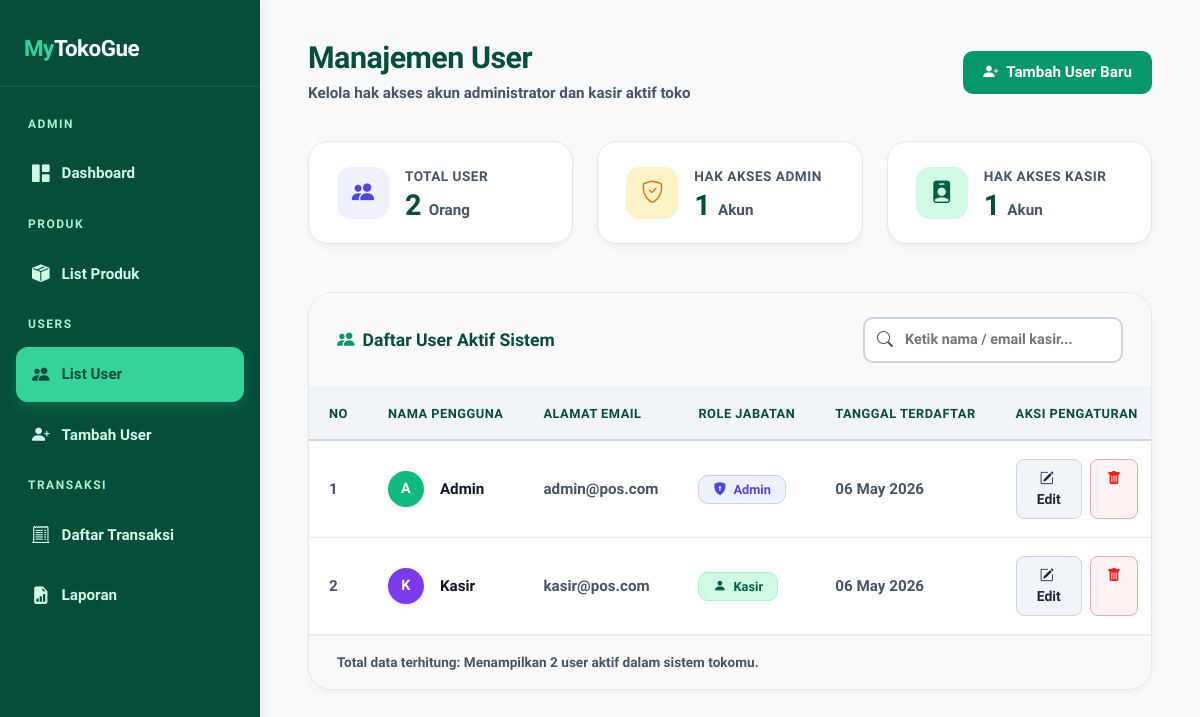
The app's page /app/Controllers/Admin/Users.php, older data.
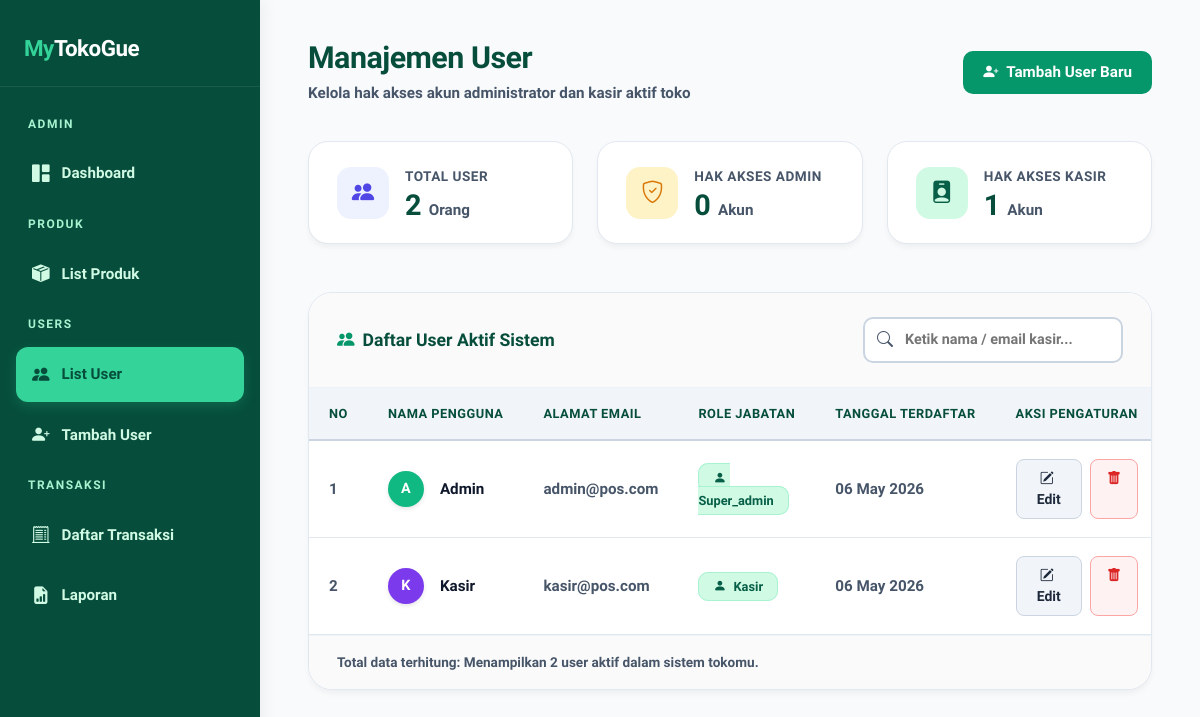
The same page, newer data.
### tables this page shows
CREATE TABLE IF NOT EXISTS users (
    id INT AUTO_INCREMENT PRIMARY KEY,
    name VARCHAR(100) NOT NULL,
    email VARCHAR(255) NOT NULL UNIQUE,
    password VARCHAR(255) NOT NULL,
    role ENUM('super_admin', 'admin', 'kasir') NOT NULL DEFAULT 'kasir',
    created_at TIMESTAMP DEFAULT CURRENT_TIMESTAMP,
    updated_at TIMESTAMP DEFAULT CURRENT_TIMESTAMP ON UPDATE CURRENT_TIMESTAMP,
    deleted_at DATETIME DEFAULT NULL
);

### app/Controllers/Admin/Users.php (the view, shortened to what the changed rows need)
<?php
$host    = 'localhost';
$dbname  = 'pos_db';
$username = 'root';
$password = '';
try {
    $pdo = new PDO("mysql:host=$host;dbname=$dbname;charset=utf8mb4", $username, $password, [
        PDO::ATTR_ERRMODE            => PDO::ERRMODE_EXCEPTION,
        PDO::ATTR_DEFAULT_FETCH_MODE => PDO::FETCH_ASSOC,
        PDO::ATTR_EMULATE_PREPARES   => false,
    ]);
} catch (PDOException $e) {
    die("Koneksi database gagal: " . $e->getMessage());
}
$stmt = $pdo->query("SELECT id, name, email, role, created_at FROM users WHERE deleted_at IS NULL ORDER BY created_at DESC");
$users = $stmt->fetchAll();
$totalAdmin = count(array_filter($users, fn($u) => $u['role'] === 'admin'));
?>
<!DOCTYPE html>
<html lang="id">
<head>
    <link href="https://cdn.jsdelivr.net/npm/bootstrap@5.3.0/dist/css/bootstrap.min.css" rel="stylesheet">
    <link href="https://cdn.jsdelivr.net/npm/bootstrap-icons@1.11.0/font/bootstrap-icons.css" rel="stylesheet">
</head>
<body>
<main class="main-content">
    <div class="topbar">
        <div>
            <h1>Manajemen User</h1>
        </div>
    </div>
    <div class="row g-4 mb-5">
        <div class="col-md-4">
            <div class="stat-card">
                <div>
                    <div class="stat-label">Hak Akses Admin</div>
                    <div class="stat-value"><?= $totalAdmin ?> <span style="font-size: 0.95rem; color: var(--text-muted); font-weight: 600;">Akun</span></div>
                </div>
            </div>
        </div>
    </div>
    <div class="card-table">
        <div class="table-responsive">
            <table class="table" id="userTable">
                <thead>
                    <tr>
                        <th style="width:60px;">No</th>
                        <th>Nama Pengguna</th>
                        <th>Alamat Email</th>
                        <th>Role Jabatan</th>
                        <th>Tanggal Terdaftar</th>
                        <th style="width:140px; text-align:center;">Aksi Pengaturan</th>
                    </tr>
                </thead>
                <tbody id="tableBody">
                <?php if (empty($users)): ?>
                    <tr>
                        <td colspan="6">
                            <div class="empty-state">
                                <i class="bi bi-people-fill"></i>
                                Tidak ditemukan data user aktif di dalam database.
                            </div>
                        </td>
                    </tr>
                <?php else: ?>
                    <?php
                    $colors = ['#10b981','#7c3aed','#0284c7','#059669','#ea580c','#dc2626','#db2777','#4d7c0f'];
                    foreach ($users as $index => $user):
                        $initial = strtoupper(substr($user['name'], 0, 1));
                        $color = $colors[$index % count($colors)];
                    ?>
                    <tr>
                        <td style="color: var(--text-muted); font-weight: 700;"><?= $index + 1 ?></td>
                        <td>
                            <div class="d-flex align-items-center gap-3">
                                <div class="avatar" style="background:<?= $color ?>; box-shadow: 0 2px 4px rgba(0,0,0,0.1);"><?= $initial ?></div>
                                <span style="font-weight:700; color: var(--text-main);"><?= htmlspecialchars($user['name']) ?></span>
                            </div>
                        </td>
                        <td style="color: var(--text-muted); font-weight: 700;"><?= htmlspecialchars($user['email']) ?></td>
                        <td>
                            <span class="badge-role <?= $user['role'] === 'admin' ? 'badge-admin' : 'badge-kasir' ?>">
                                <i class="bi <?= $user['role'] === 'admin' ? 'bi-shield-lock-fill' : 'bi-person-fill' ?> me-1"></i>
                                <?= ucfirst($user['role']) ?>
                            </span>
                        </td>
                        <td style="color: var(--text-muted); font-weight: 700;">
                            <?= date('d M Y', strtotime($user['created_at'])) ?>
                        </td>
                        <td>
                            <div class="d-flex gap-2 justify-content-center">
                                <a href="edit_user.php?id=<?= $user['id'] ?>"
                                   class="btn btn-sm px-3 py-2"
                                   style="background:#f1f5f9; color:#1e293b; border:1px solid #cbd5e1; border-radius:8px; font-weight:700;"
                                   title="Edit Data">
                                    <i class="bi bi-pencil-square me-1"></i> Edit
                                </a>
                                <a href="hapus_user.php?id=<?= $user['id'] ?>"
                                   class="btn btn-sm px-3 py-2"
                                   style="background:#fef2f2; color:#dc2626; border:1px solid #fca5a5; border-radius:8px; font-weight:700;"
                                   title="Hapus Akun"
                                   onclick="return confirm('Apakah Anda yakin ingin menghapus user <?= htmlspecialchars($user['name']) ?>?')">
                                    <i class="bi bi-trash-fill"></i>
                                </a>
                            </div>
                        </td>
                    </tr>
                    <?php endforeach; ?>
                <?php endif; ?>
                </tbody>
            </table>
        </div>
    </div>
</main>
</body>
</html>

Row changes from the older to the newer data that the page shows:
changed users "Admin": role "Admin" → "Super_admin"
Text that changed along with them:
$totalAdmin: "1" → "0"
